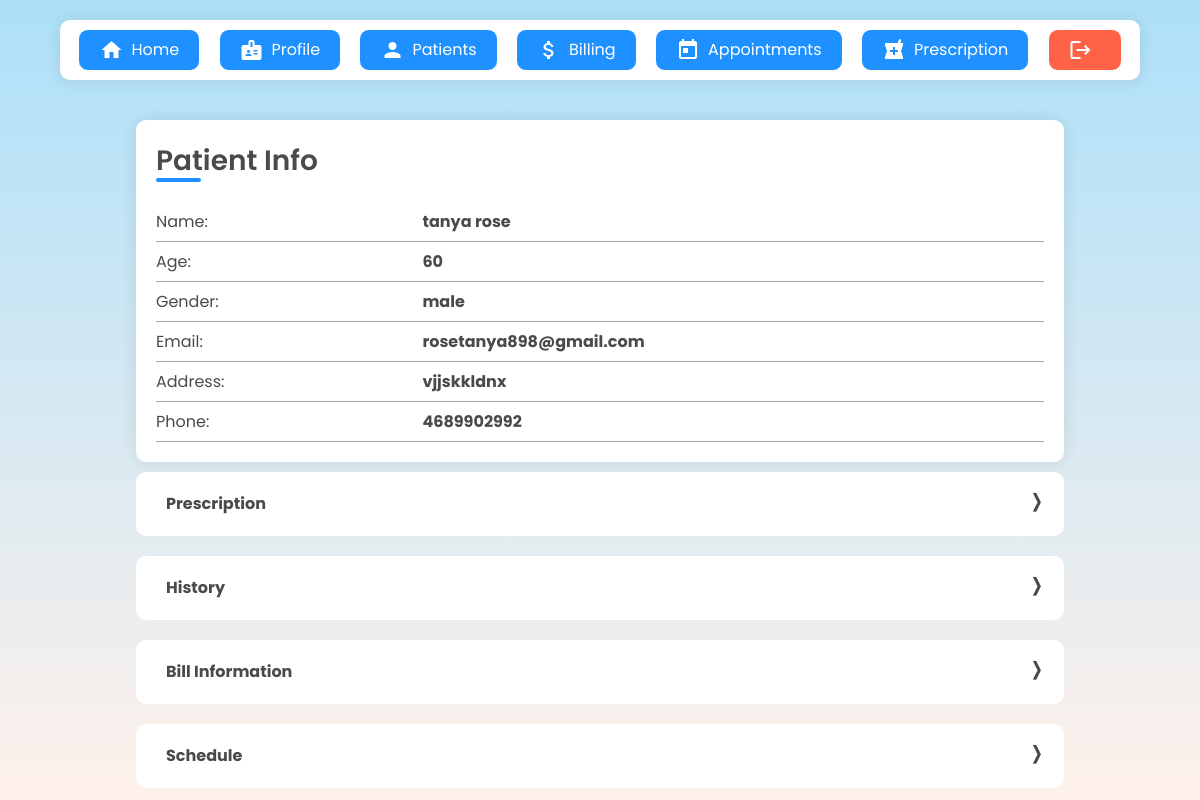
The app's page /doctors/pat/7/ (signed in), older data.
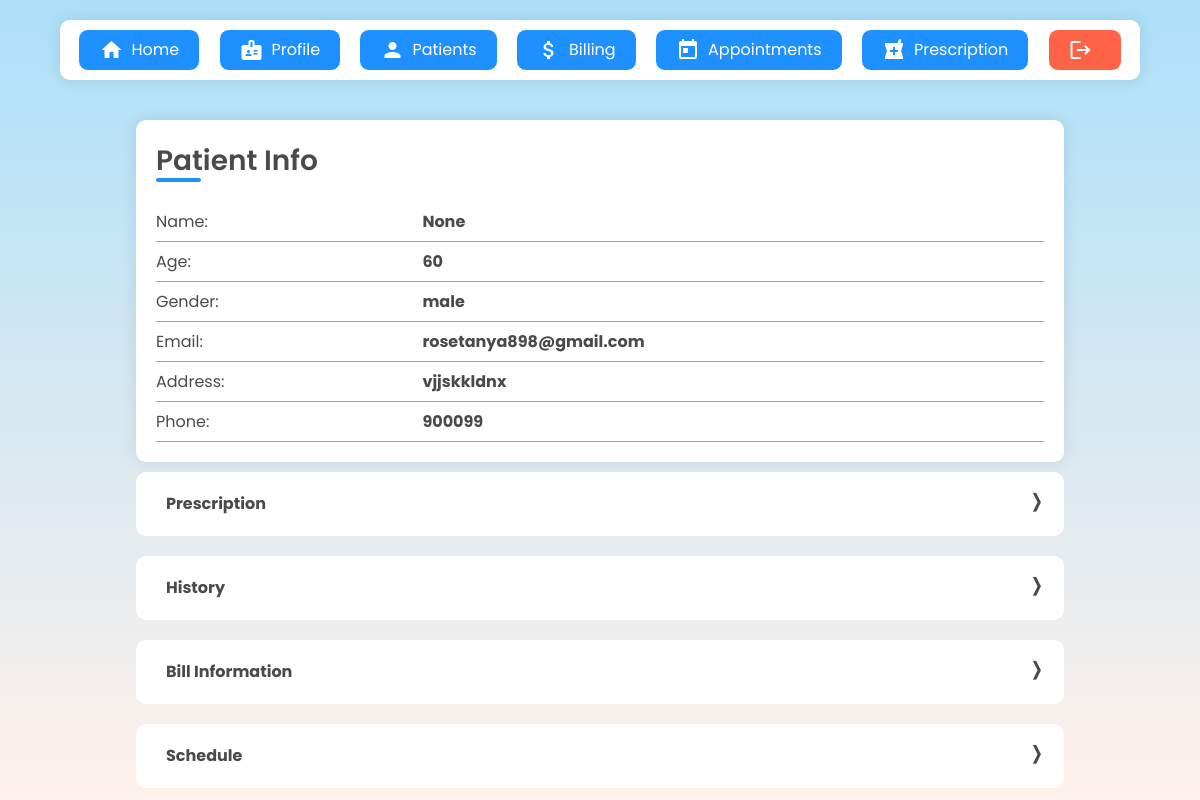
The same page, newer data.
### patients/models.py (models this page shows, shortened)
class Patient(models.Model):
    user = models.OneToOneField(User, on_delete= models.CASCADE, primary_key= True)
    pname=models.CharField(max_length=200, null=True)
    age=models.CharField(max_length=4, null=True)
    gender= models.CharField(max_length=6, null=True)
    email=models.CharField(max_length=200, null=True)
    address= models.CharField(max_length=500, null=True)
    phone= models.CharField(max_length=13, null=True)
    date_created= models.DateTimeField(auto_now_add=True, null=True)

### doctors/views.py (the view)
# urls.py: path('pat/<str:pk_t>/', views.patientinfo,name="pat"),
@login_required
def patientinfo(request,pk_t):
    p = Patient.objects.get(user_id=pk_t)
    mh = p.prescription_set.all()
    medihis = p.medicalhistory_set.all()
    bi = p.billinfo_set.all()
    sch = p.schedule_set.all()
    bfilter = BillFilter(request.GET,queryset=bi)
    bi = bfilter.qs
    medfilter = MedhisFilter(request.GET,queryset=medihis)
    medihis = medfilter.qs
    schfilter=SchFilter(request.GET,queryset=sch)
    sch = schfilter.qs
    prescfilter=PrescriptionFilter(request.GET,queryset=mh)
    mh=prescfilter.qs
    context= {'p':p,'mh':mh,'medihis':medihis,'bi':bi,'sch':sch,'bfilter':bfilter,'medfilter':medfilter,'schfilter':schfilter,'prescfilter':prescfilter}
    return render(request, 'doctors/patient_info.html',context)

### doctors/models.py (called while the page is built)
    def __str__(self):
	    return self.dname

### doctors/templates/doctors/patient_info.html (shortened to what this page needs)
{% extends 'doctors/navbar.html' %} {% load static %} {% block head %}
<link
  rel="stylesheet"
  type="text/css"
  href="{% static 'css/patient_info.css' %}"
/>
<link
  rel="stylesheet"
  type="text/css"
  href="{% static 'css/components.css' %}"
/>
<link
  rel="stylesheet"
  type="text/css"
  href="{% static 'css/patient_list.css' %}"
/>
{% endblock %} {% block content %}
<div class="patInfoContainer">
  <div class="patInfoItem formCard">
    <h2>
      Patient Info
      <div class="patientTitle-under"></div>
    </h2>
    <div class="infoPat">
      <div class="infoItem">
        <p>Name:</p>
        <b>{{p.pname}}</b>
      </div>
      <div class="infoItem">
        <p>Age:</p>
        <b>{{p.age}}</b>
      </div>
      <div class="infoItem">
        <p>Gender:</p>
        <b>{{p.gender}}</b>
      </div>
      <div class="infoItem">
        <p>Email:</p>
        <b>{{p.email}}</b>
      </div>
      <div class="infoItem">
        <p>Address:</p>
        <b>{{p.address}}</b>
      </div>
      <div class="infoItem">
        <p>Phone:</p>
        <b>{{p.phone}}</b>
      </div>
    </div>
  </div>
  <div class="patInfoItem adcTab adcTab-closed" id="prescription">
    <div class="adcTabTitle" onclick="toggleTab('prescription')">
      <h1>Prescription</h1>
      <div class="adcTabClose">&#x276C;</div>
    </div>
  </div>
  <div class="patInfoItem adcTab adcTab-closed" id="history">
    <div class="adcTabTitle" onclick="toggleTab('history')">
      <h1>History</h1>
      <div class="adcTabClose">&#x276C;</div>
    </div>
  </div>
  <div class="patInfoItem adcTab adcTab-closed" id="billinfo">
    <div class="adcTabTitle" onclick="toggleTab('billinfo')">
      <h1>Bill Information</h1>
      <div class="adcTabClose">&#x276C;</div>
    </div>
  </div>
  <div class="patInfoItem adcTab adcTab-closed" id="schedule">
    <div class="adcTabTitle" onclick="toggleTab('schedule')">
      <h1>Schedule</h1>
      <div class="adcTabClose">&#x276C;</div>
    </div>
  </div>
</div>
{% endblock %}

Row changes from the older to the newer data that the page shows:
changed Patient "male": pname "tanya rose" → "None"; phone "4689902992" → "900099"
